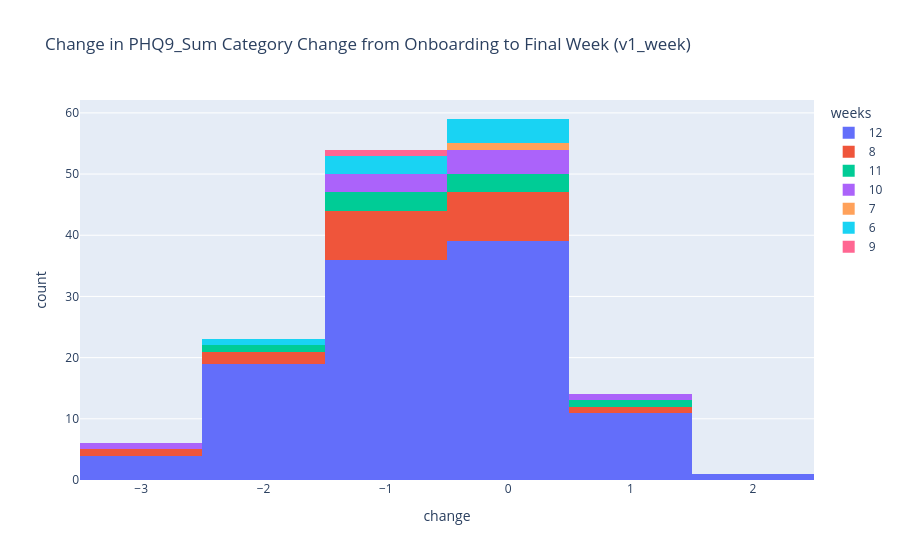
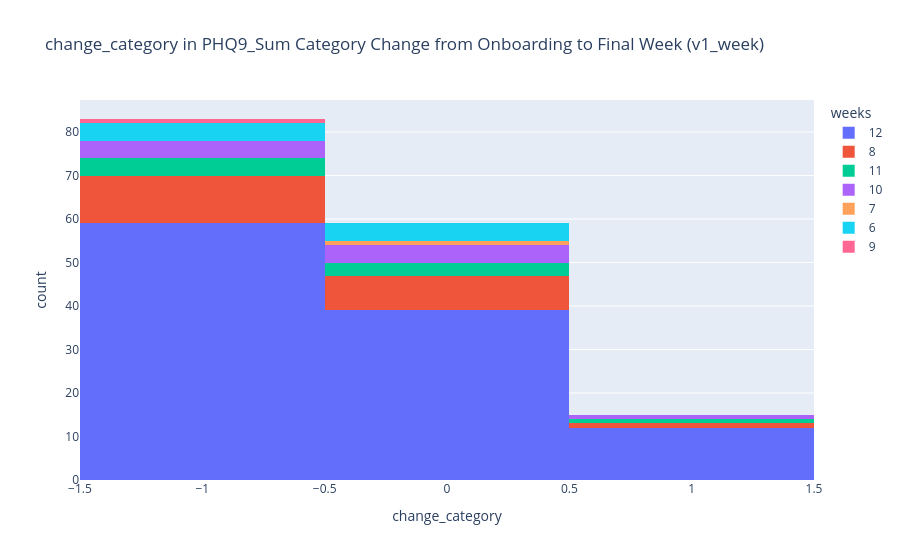
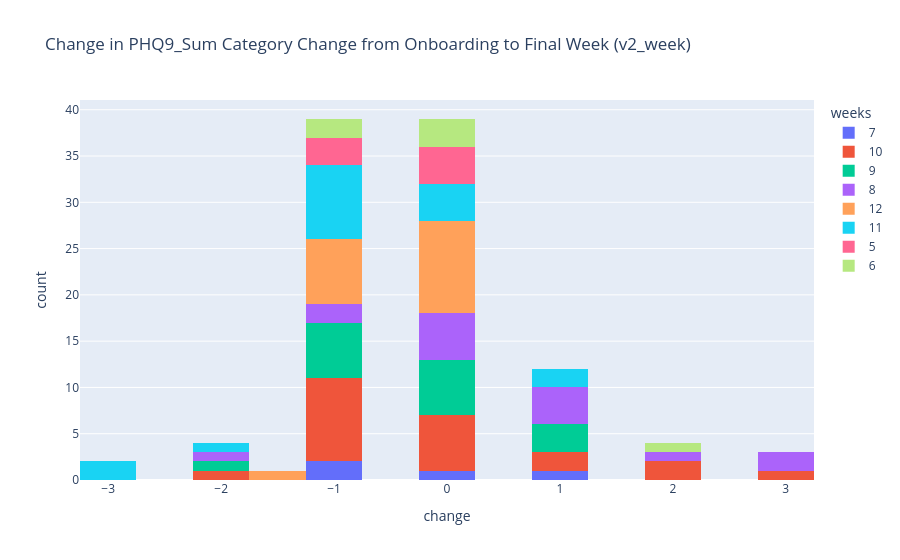
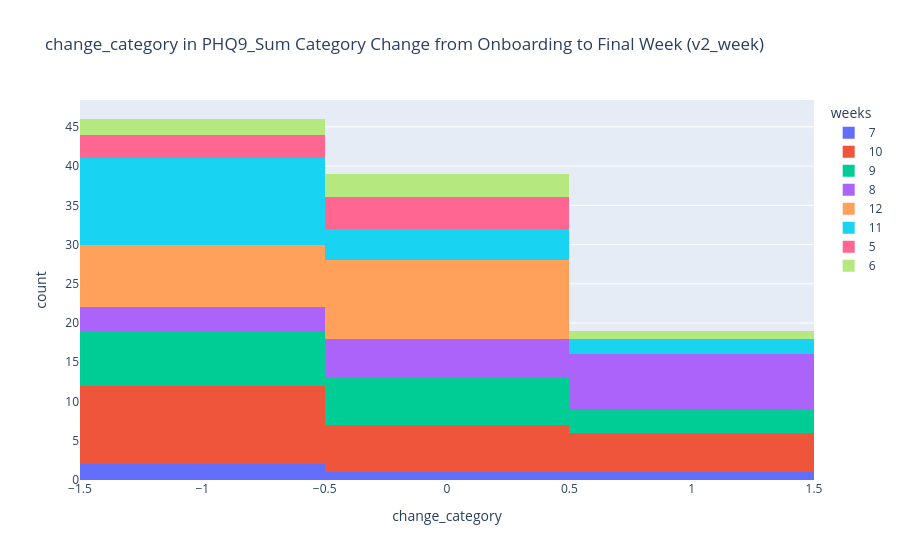

These figures' notebook cell, in order:
### Code cell
print('Run on:', dt.datetime.today().strftime('%a %d %b %Y, %I:%M%p'))

import plotly.express as px

for name in ['v1_week', 'v2_week']:
	print(f'################# {name} ##################')
	train = pd.read_csv(os.path.join(brighten_dir, f'{name}_trainval.csv'))
	change_in_phq9_cat = []
	for i, sub_df in train.groupby('num_id'):
			sub_df=sub_df.dropna(subset='phq9_cat')
			sub_df = sub_df.sort_values('day')
			if sub_df.shape[0]>0:
				og_cat = sub_df.iloc[0]['phq9_cat']
				end_cat = sub_df.iloc[sub_df.shape[0]-1]['phq9_cat']
				try: 
					cat_diff = end_cat-og_cat
					weeks = sub_df['week'].max()
					if weeks > 4:
						if cat_diff < 0:
							 diff_cat = -1
						elif cat_diff > 0:
							 diff_cat = 1
						else: 
							 diff_cat = 0
						change_in_phq9_cat.append([i, cat_diff, weeks, diff_cat])
						 
				except Exception as e:
					print(i, e)
					continue
			
	change_df = pd.DataFrame(change_in_phq9_cat, columns=['sub', 'change', 'weeks', 'change_category'])
	#display(change_df)

	fig = px.histogram(change_df, x='change', color='weeks', barmode='stack', title=f'Change in PHQ9_Sum Category Change from Onboarding to Final Week ({name})')
	fig.show()

	fig2 = px.histogram(change_df, x='change_category', color='weeks', barmode='stack', title=f'change_category in PHQ9_Sum Category Change from Onboarding to Final Week ({name})')
	fig2.show()

### Figure 1 — Plotly figure (JSON) as saved in the notebook; plotly's stock layout.template omitted (floating-point values rounded to 4 significant figures)
{"data": [{"bingroup": "x", "hovertemplate": "weeks=12<br>change=%{x}<br>count=%{y}<extra></extra>", "legendgroup": "12", "marker": {"color": "#636efa", "pattern": {"shape": ""}}, "name": "12", "orientation": "v", "showlegend": true, "type": "histogram", "x": [-2.0, -2.0, 0.0, -2.0, -2.0, 1.0, -1.0, -1.0, 0.0, 0.0, -2.0, 0.0, -1.0, 0.0, -3.0, 1.0, 0.0, 0.0, -1.0, 2.0, -2.0, 1.0, 0.0, -1.0, 1.0, -1.0, 0.0, 0.0, -1.0, -1.0, -2.0, -1.0, 0.0, -1.0, 0.0, -1.0, -1.0, -1.0, 1.0, 0.0, -2.0, 0.0, -1.0, -1.0, -1.0, -2.0, 0.0, 0.0, -1.0, -1.0, 0.0, -3.0, -2.0, -1.0, 0.0, 0.0, 0.0, 0.0, -2.0, 0.0, 0.0, -1.0, -1.0, -1.0, -2.0, -1.0, 0.0, -1.0, -1.0, 0.0, 0.0, -1.0, -2.0, 0.0, 1.0, 0.0, -1.0, 0.0, -3.0, -1.0, 1.0, -1.0, 1.0, -1.0, -1.0, 1.0, 1.0, 0.0, -2.0, -2.0, -1.0, -2.0, 0.0, 1.0, 0.0, -1.0, 0.0, -2.0, -1.0, 0.0, 0.0, 0.0, -2.0, 0.0, -1.0, -2.0, -1.0, 0.0, -3.0, 0.0], "xaxis": "x", "yaxis": "y"}, {"bingroup": "x", "hovertemplate": "weeks=8<br>change=%{x}<br>count=%{y}<extra></extra>", "legendgroup": "8", "marker": {"color": "#EF553B", "pattern": {"shape": ""}}, "name": "8", "orientation": "v", "showlegend": true, "type": "histogram", "x": [-1.0, -1.0, 0.0, -1.0, 0.0, -2.0, 0.0, -1.0, -2.0, 0.0, 0.0, -1.0, -1.0, -1.0, 1.0, 0.0, -1.0, 0.0, -3.0, 0.0], "xaxis": "x", "yaxis": "y"}, {"bingroup": "x", "hovertemplate": "weeks=11<br>change=%{x}<br>count=%{y}<extra></extra>", "legendgroup": "11", "marker": {"color": "#00cc96", "pattern": {"shape": ""}}, "name": "11", "orientation": "v", "showlegend": true, "type": "histogram", "x": [1.0, -1.0, 0.0, -1.0, -2.0, 0.0, -1.0, 0.0], "xaxis": "x", "yaxis": "y"}, {"bingroup": "x", "hovertemplate": "weeks=10<br>change=%{x}<br>count=%{y}<extra></extra>", "legendgroup": "10", "marker": {"color": "#ab63fa", "pattern": {"shape": ""}}, "name": "10", "orientation": "v", "showlegend": true, "type": "histogram", "x": [-1.0, 1.0, 0.0, -1.0, 0.0, 0.0, -3.0, -1.0, 0.0], "xaxis": "x", "yaxis": "y"}, {"bingroup": "x", "hovertemplate": "weeks=7<br>change=%{x}<br>count=%{y}<extra></extra>", "legendgroup": "7", "marker": {"color": "#FFA15A", "pattern": {"shape": ""}}, "name": "7", "orientation": "v", "showlegend": true, "type": "histogram", "x": [0.0], "xaxis": "x", "yaxis": "y"}, {"bingroup": "x", "hovertemplate": "weeks=6<br>change=%{x}<br>count=%{y}<extra></extra>", "legendgroup": "6", "marker": {"color": "#19d3f3", "pattern": {"shape": ""}}, "name": "6", "orientation": "v", "showlegend": true, "type": "histogram", "x": [-1.0, 0.0, 0.0, -1.0, -2.0, 0.0, 0.0, -1.0], "xaxis": "x", "yaxis": "y"}, {"bingroup": "x", "hovertemplate": "weeks=9<br>change=%{x}<br>count=%{y}<extra></extra>", "legendgroup": "9", "marker": {"color": "#FF6692", "pattern": {"shape": ""}}, "name": "9", "orientation": "v", "showlegend": true, "type": "histogram", "x": [-1.0], "xaxis": "x", "yaxis": "y"}], "layout": {"barmode": "stack", "legend": {"title": {"text": "weeks"}, "tracegroupgap": 0}, "title": {"text": "Change in PHQ9_Sum Category Change from Onboarding to Final Week (v1_week)"}, "xaxis": {"anchor": "y", "domain": [0, 1], "title": {"text": "change"}}, "yaxis": {"anchor": "x", "domain": [0, 1], "title": {"text": "count"}}}}

### Figure 2 — Plotly figure (JSON) as saved in the notebook; plotly's stock layout.template omitted (floating-point values rounded to 4 significant figures)
{"data": [{"bingroup": "x", "hovertemplate": "weeks=12<br>change_category=%{x}<br>count=%{y}<extra></extra>", "legendgroup": "12", "marker": {"color": "#636efa", "pattern": {"shape": ""}}, "name": "12", "orientation": "v", "showlegend": true, "type": "histogram", "x": [-1, -1, 0, -1, -1, 1, -1, -1, 0, 0, -1, 0, -1, 0, -1, 1, 0, 0, -1, 1, -1, 1, 0, -1, 1, -1, 0, 0, -1, -1, -1, -1, 0, -1, 0, -1, -1, -1, 1, 0, -1, 0, -1, -1, -1, -1, 0, 0, -1, -1, 0, -1, -1, -1, 0, 0, 0, 0, -1, 0, 0, -1, -1, -1, -1, -1, 0, -1, -1, 0, 0, -1, -1, 0, 1, 0, -1, 0, -1, -1, 1, -1, 1, -1, -1, 1, 1, 0, -1, -1, -1, -1, 0, 1, 0, -1, 0, -1, -1, 0, 0, 0, -1, 0, -1, -1, -1, 0, -1, 0], "xaxis": "x", "yaxis": "y"}, {"bingroup": "x", "hovertemplate": "weeks=8<br>change_category=%{x}<br>count=%{y}<extra></extra>", "legendgroup": "8", "marker": {"color": "#EF553B", "pattern": {"shape": ""}}, "name": "8", "orientation": "v", "showlegend": true, "type": "histogram", "x": [-1, -1, 0, -1, 0, -1, 0, -1, -1, 0, 0, -1, -1, -1, 1, 0, -1, 0, -1, 0], "xaxis": "x", "yaxis": "y"}, {"bingroup": "x", "hovertemplate": "weeks=11<br>change_category=%{x}<br>count=%{y}<extra></extra>", "legendgroup": "11", "marker": {"color": "#00cc96", "pattern": {"shape": ""}}, "name": "11", "orientation": "v", "showlegend": true, "type": "histogram", "x": [1, -1, 0, -1, -1, 0, -1, 0], "xaxis": "x", "yaxis": "y"}, {"bingroup": "x", "hovertemplate": "weeks=10<br>change_category=%{x}<br>count=%{y}<extra></extra>", "legendgroup": "10", "marker": {"color": "#ab63fa", "pattern": {"shape": ""}}, "name": "10", "orientation": "v", "showlegend": true, "type": "histogram", "x": [-1, 1, 0, -1, 0, 0, -1, -1, 0], "xaxis": "x", "yaxis": "y"}, {"bingroup": "x", "hovertemplate": "weeks=7<br>change_category=%{x}<br>count=%{y}<extra></extra>", "legendgroup": "7", "marker": {"color": "#FFA15A", "pattern": {"shape": ""}}, "name": "7", "orientation": "v", "showlegend": true, "type": "histogram", "x": [0], "xaxis": "x", "yaxis": "y"}, {"bingroup": "x", "hovertemplate": "weeks=6<br>change_category=%{x}<br>count=%{y}<extra></extra>", "legendgroup": "6", "marker": {"color": "#19d3f3", "pattern": {"shape": ""}}, "name": "6", "orientation": "v", "showlegend": true, "type": "histogram", "x": [-1, 0, 0, -1, -1, 0, 0, -1], "xaxis": "x", "yaxis": "y"}, {"bingroup": "x", "hovertemplate": "weeks=9<br>change_category=%{x}<br>count=%{y}<extra></extra>", "legendgroup": "9", "marker": {"color": "#FF6692", "pattern": {"shape": ""}}, "name": "9", "orientation": "v", "showlegend": true, "type": "histogram", "x": [-1], "xaxis": "x", "yaxis": "y"}], "layout": {"barmode": "stack", "legend": {"title": {"text": "weeks"}, "tracegroupgap": 0}, "title": {"text": "change_category in PHQ9_Sum Category Change from Onboarding to Final Week (v1_week)"}, "xaxis": {"anchor": "y", "domain": [0, 1], "title": {"text": "change_category"}}, "yaxis": {"anchor": "x", "domain": [0, 1], "title": {"text": "count"}}}}

### Figure 3 — Plotly figure (JSON) as saved in the notebook; plotly's stock layout.template omitted (floating-point values rounded to 4 significant figures)
{"data": [{"bingroup": "x", "hovertemplate": "weeks=7<br>change=%{x}<br>count=%{y}<extra></extra>", "legendgroup": "7", "marker": {"color": "#636efa", "pattern": {"shape": ""}}, "name": "7", "orientation": "v", "showlegend": true, "type": "histogram", "x": [-1.0, 0.0, 1.0, -1.0], "xaxis": "x", "yaxis": "y"}, {"bingroup": "x", "hovertemplate": "weeks=10<br>change=%{x}<br>count=%{y}<extra></extra>", "legendgroup": "10", "marker": {"color": "#EF553B", "pattern": {"shape": ""}}, "name": "10", "orientation": "v", "showlegend": true, "type": "histogram", "x": [0.0, -1.0, 0.0, -1.0, 0.0, 3.0, -1.0, -1.0, -1.0, 0.0, -1.0, 0.0, 2.0, -1.0, -1.0, -2.0, -1.0, 1.0, 2.0, 1.0, 0.0], "xaxis": "x", "yaxis": "y"}, {"bingroup": "x", "hovertemplate": "weeks=9<br>change=%{x}<br>count=%{y}<extra></extra>", "legendgroup": "9", "marker": {"color": "#00cc96", "pattern": {"shape": ""}}, "name": "9", "orientation": "v", "showlegend": true, "type": "histogram", "x": [-1.0, -1.0, 0.0, 0.0, -1.0, -1.0, 0.0, 0.0, -1.0, 1.0, 1.0, 0.0, -2.0, 0.0, -1.0, 1.0], "xaxis": "x", "yaxis": "y"}, {"bingroup": "x", "hovertemplate": "weeks=8<br>change=%{x}<br>count=%{y}<extra></extra>", "legendgroup": "8", "marker": {"color": "#ab63fa", "pattern": {"shape": ""}}, "name": "8", "orientation": "v", "showlegend": true, "type": "histogram", "x": [-1.0, -1.0, 1.0, 3.0, 0.0, 0.0, 1.0, 0.0, 2.0, 3.0, 1.0, 0.0, -2.0, 0.0, 1.0], "xaxis": "x", "yaxis": "y"}, {"bingroup": "x", "hovertemplate": "weeks=12<br>change=%{x}<br>count=%{y}<extra></extra>", "legendgroup": "12", "marker": {"color": "#FFA15A", "pattern": {"shape": ""}}, "name": "12", "orientation": "v", "showlegend": true, "type": "histogram", "x": [-1.5, -1.0, -1.0, -1.0, 0.0, -1.0, 0.0, 0.0, 0.0, 0.0, 0.0, -1.0, -1.0, 0.0, 0.0, -1.0, 0.0, 0.0], "xaxis": "x", "yaxis": "y"}, {"bingroup": "x", "hovertemplate": "weeks=11<br>change=%{x}<br>count=%{y}<extra></extra>", "legendgroup": "11", "marker": {"color": "#19d3f3", "pattern": {"shape": ""}}, "name": "11", "orientation": "v", "showlegend": true, "type": "histogram", "x": [-1.0, -1.0, -3.0, -3.0, -1.0, -1.0, 0.0, -1.0, 1.0, 1.0, 0.0, -1.0, -1.0, -1.0, -2.0, 0.0, 0.0], "xaxis": "x", "yaxis": "y"}, {"bingroup": "x", "hovertemplate": "weeks=5<br>change=%{x}<br>count=%{y}<extra></extra>", "legendgroup": "5", "marker": {"color": "#FF6692", "pattern": {"shape": ""}}, "name": "5", "orientation": "v", "showlegend": true, "type": "histogram", "x": [0.0, 0.0, -1.0, 0.0, -1.0, -1.0, 0.0], "xaxis": "x", "yaxis": "y"}, {"bingroup": "x", "hovertemplate": "weeks=6<br>change=%{x}<br>count=%{y}<extra></extra>", "legendgroup": "6", "marker": {"color": "#B6E880", "pattern": {"shape": ""}}, "name": "6", "orientation": "v", "showlegend": true, "type": "histogram", "x": [0.0, 0.0, -1.0, -1.0, 2.0, 0.0], "xaxis": "x", "yaxis": "y"}], "layout": {"barmode": "stack", "legend": {"title": {"text": "weeks"}, "tracegroupgap": 0}, "title": {"text": "Change in PHQ9_Sum Category Change from Onboarding to Final Week (v2_week)"}, "xaxis": {"anchor": "y", "domain": [0, 1], "title": {"text": "change"}}, "yaxis": {"anchor": "x", "domain": [0, 1], "title": {"text": "count"}}}}

### Figure 4 — Plotly figure (JSON) as saved in the notebook; plotly's stock layout.template omitted (floating-point values rounded to 4 significant figures)
{"data": [{"bingroup": "x", "hovertemplate": "weeks=7<br>change_category=%{x}<br>count=%{y}<extra></extra>", "legendgroup": "7", "marker": {"color": "#636efa", "pattern": {"shape": ""}}, "name": "7", "orientation": "v", "showlegend": true, "type": "histogram", "x": [-1, 0, 1, -1], "xaxis": "x", "yaxis": "y"}, {"bingroup": "x", "hovertemplate": "weeks=10<br>change_category=%{x}<br>count=%{y}<extra></extra>", "legendgroup": "10", "marker": {"color": "#EF553B", "pattern": {"shape": ""}}, "name": "10", "orientation": "v", "showlegend": true, "type": "histogram", "x": [0, -1, 0, -1, 0, 1, -1, -1, -1, 0, -1, 0, 1, -1, -1, -1, -1, 1, 1, 1, 0], "xaxis": "x", "yaxis": "y"}, {"bingroup": "x", "hovertemplate": "weeks=9<br>change_category=%{x}<br>count=%{y}<extra></extra>", "legendgroup": "9", "marker": {"color": "#00cc96", "pattern": {"shape": ""}}, "name": "9", "orientation": "v", "showlegend": true, "type": "histogram", "x": [-1, -1, 0, 0, -1, -1, 0, 0, -1, 1, 1, 0, -1, 0, -1, 1], "xaxis": "x", "yaxis": "y"}, {"bingroup": "x", "hovertemplate": "weeks=8<br>change_category=%{x}<br>count=%{y}<extra></extra>", "legendgroup": "8", "marker": {"color": "#ab63fa", "pattern": {"shape": ""}}, "name": "8", "orientation": "v", "showlegend": true, "type": "histogram", "x": [-1, -1, 1, 1, 0, 0, 1, 0, 1, 1, 1, 0, -1, 0, 1], "xaxis": "x", "yaxis": "y"}, {"bingroup": "x", "hovertemplate": "weeks=12<br>change_category=%{x}<br>count=%{y}<extra></extra>", "legendgroup": "12", "marker": {"color": "#FFA15A", "pattern": {"shape": ""}}, "name": "12", "orientation": "v", "showlegend": true, "type": "histogram", "x": [-1, -1, -1, -1, 0, -1, 0, 0, 0, 0, 0, -1, -1, 0, 0, -1, 0, 0], "xaxis": "x", "yaxis": "y"}, {"bingroup": "x", "hovertemplate": "weeks=11<br>change_category=%{x}<br>count=%{y}<extra></extra>", "legendgroup": "11", "marker": {"color": "#19d3f3", "pattern": {"shape": ""}}, "name": "11", "orientation": "v", "showlegend": true, "type": "histogram", "x": [-1, -1, -1, -1, -1, -1, 0, -1, 1, 1, 0, -1, -1, -1, -1, 0, 0], "xaxis": "x", "yaxis": "y"}, {"bingroup": "x", "hovertemplate": "weeks=5<br>change_category=%{x}<br>count=%{y}<extra></extra>", "legendgroup": "5", "marker": {"color": "#FF6692", "pattern": {"shape": ""}}, "name": "5", "orientation": "v", "showlegend": true, "type": "histogram", "x": [0, 0, -1, 0, -1, -1, 0], "xaxis": "x", "yaxis": "y"}, {"bingroup": "x", "hovertemplate": "weeks=6<br>change_category=%{x}<br>count=%{y}<extra></extra>", "legendgroup": "6", "marker": {"color": "#B6E880", "pattern": {"shape": ""}}, "name": "6", "orientation": "v", "showlegend": true, "type": "histogram", "x": [0, 0, -1, -1, 1, 0], "xaxis": "x", "yaxis": "y"}], "layout": {"barmode": "stack", "legend": {"title": {"text": "weeks"}, "tracegroupgap": 0}, "title": {"text": "change_category in PHQ9_Sum Category Change from Onboarding to Final Week (v2_week)"}, "xaxis": {"anchor": "y", "domain": [0, 1], "title": {"text": "change_category"}}, "yaxis": {"anchor": "x", "domain": [0, 1], "title": {"text": "count"}}}}
